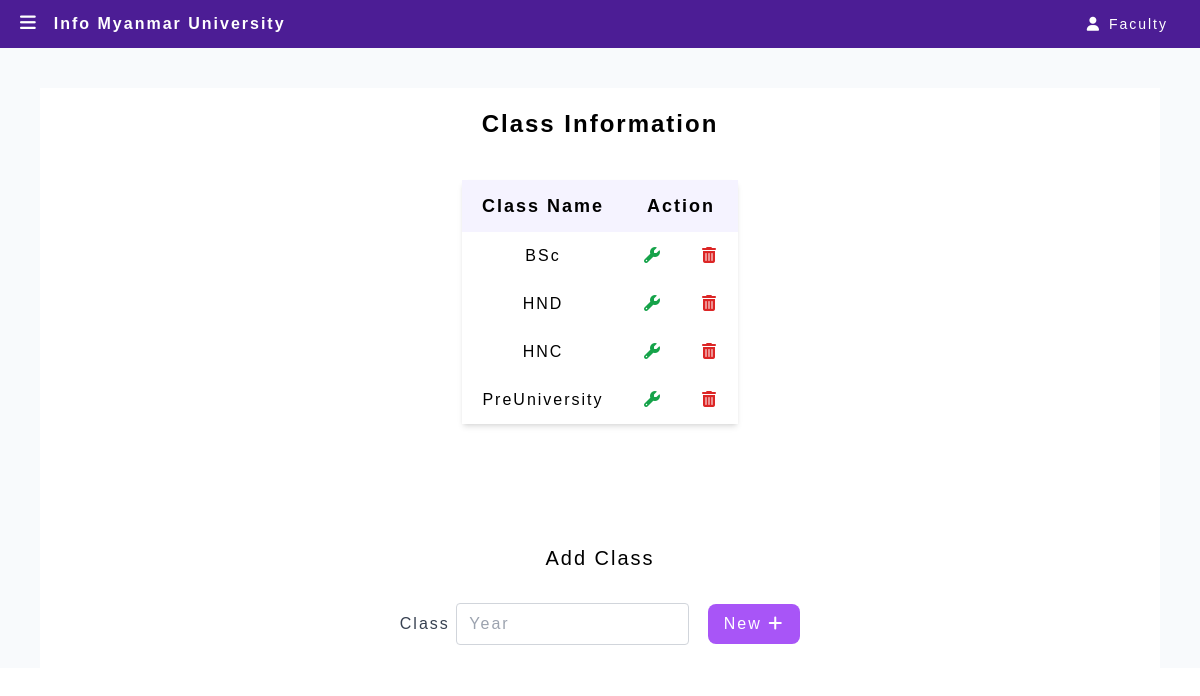
Page /adminyearInfo (signed in) on the committed database.
### Website/models.py (models this page shows)
class Year(db.Model):
    id = db.Column(db.Integer, primary_key=True)
    year_name = db.Column(db.String(150))
    students = db.relationship('Student')
    attendances = db.relationship('Attendance')

### app.py (the view)
@app.route('/adminyearInfo', methods=['GET', 'POST'])
def adminyearInfo():
    if 'admin_id' not in session:
        return redirect(url_for('adminLogin'))
    else:
        return yearinfo()

### Website/adminfeatues.py (called while the page is built, shortened)
def yearinfo():
    years = Year.query.all()
    return render_template("adminyearInfo.html", years=years)

### Website/templates/adminyearInfo.html (shortened to what this page needs)
{% extends "adminlayout.html" %} {% block title %} Year {% endblock%}
{% block content %}
<div class="m-10 flex flex-col justify-center items-center bg-white">
<h3 class="mt-5 text-2xl font-semibold text-center">Class Information</h3>
  <div>
    <table class="text-center mx-16 my-10 shadow-md">
    <thead class="bg-violet-50 text-lg font-semibold">
        <tr>
            <th class="py-3 px-5">Class Name</th>
            <th class="py-3 px-5" colspan="2">Action</th>
        </tr>
    </thead>
    <tbody>
        {% for year in years %}
        <tr>
            <td class="p-3">{{ year.year_name }}</td>
            <td class="p-3">
                <a id="updateYearBtn" class="mx-2 text-green-600 hover:scale-110 hover:text-green-500" onclick="updateData(this)" data-id-value="{{ year.id }}">
                    <i class="fas fa-wrench"></i>
                </a>
            </td>
            <td class="p-3">
                <button onclick=deleteAlert({{year.id}}) class="mx-2 text-red-600 hover:scale-110 hover:text-red-500" data-item-id="2">
                    <i class="fas fa-trash-alt"></i>
            </button>
            </td>
        </tr>
        {% endfor %}
    </tbody>
</table>
</div>
<div class="mt-20">
  <h2 class="text-xl mb-5 text-center">Add Class</h2>
  <form id="yearForm">
      <div class="mb-3">
          <label for="newYear" class="text-gray-700 font-medium mb-3">Class</label>
          <input
              type="text"
              class="border border-gray-300 px-3 py-2 rounded w-lg focus:outline-none focus:border-blue-800"
              id="newYear"
              name="newYear"
              placeholder="Year"
          />
          <button type="submit" class="mr-0 m-3 rounded-lg bg-purple-500 text-white px-4 py-2 rounded-3xl hover:bg-purple-600 focus:outline-none focus:bg-purple-600">New <i class="fas fa-plus"></i></button>
      </div>
  </form>
</div>
</div>
{% endblock %}

### Website/static/css/index.css (style rules this page uses)
html { font-family: Tahoma, sans-serif !important; letter-spacing: 2px; }

### rows in the picture
Year: year_name "BSc", {{ year.id }} 1 (drawn)
Year: year_name "HND", {{ year.id }} 2 (drawn)
Year: year_name "HNC", {{ year.id }} 3 (drawn)
Year: year_name "PreUniversity", {{ year.id }} 4 (drawn)
